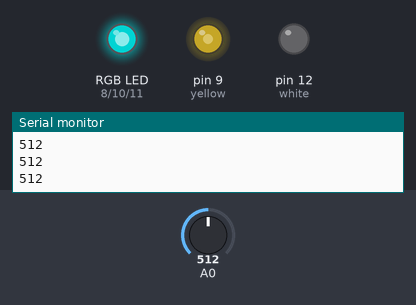
Bench run of a sketch on a simulated Arduino Uno, built with avr-gcc and run on an emulated ATmega328P. Shown: an RGB LED mixed from three pins (HIGH = lit), output pins drawn as LEDs (lit = HIGH), the last lines printed to the serial monitor. Inputs (shaded band) come from the test bench; at power-on: A0 = 512. Dim RGB values are drawn brighter than linear.

Above: at 1.2 s.
1.3 s: A0 set to 716
At 1.9 s:
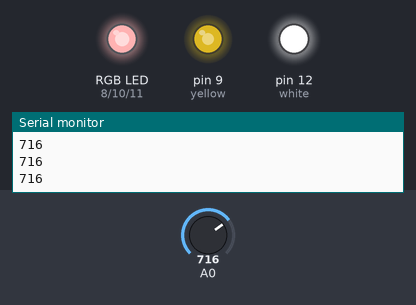
2.8 s: A0 set to 900
At 3.2 s:
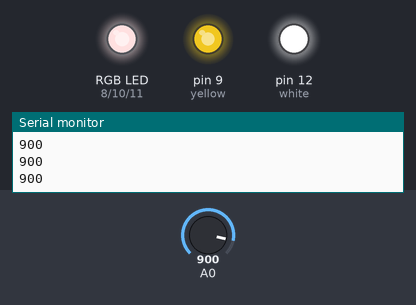
4.3 s: A0 set to 122
At 5.5 s:
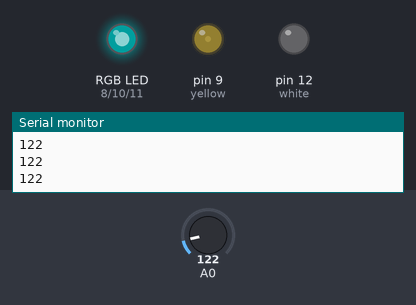
5.8 s: A0 set to 0
At 6.6 s:
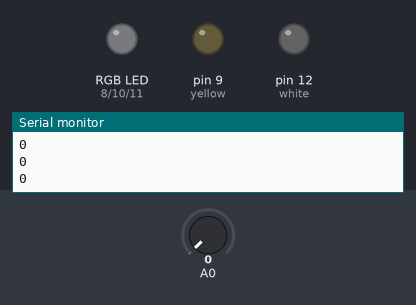
7.3 s: A0 set to 511
At 7.7 s:
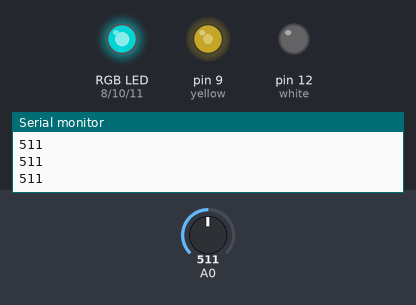
Timing chart, 0 to 9.8 s (numbered marks = the images above; inputs shaded):
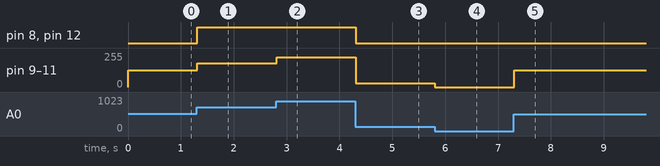

The sketch:

ldr-glow-LED.ino
```cpp
int red = 8;
int yellow = 9;
int green = 10;
int blue = 11;
int white = 12;

int arr[5] = {red, yellow, green, blue, white};

void setup() {
	pinMode(red, OUTPUT);
	pinMode(yellow, OUTPUT);
	pinMode(blue, OUTPUT);
	pinMode(green, OUTPUT);
	pinMode(white, OUTPUT);

  Serial.begin(9600);
}

void loop() {
  // put your main code here, to run repeatedly:
  int sensorValue = analogRead(A0);
  Serial.println(sensorValue);
  delay(1);

  // map to another range
  int x = map(sensorValue, 0,1023,0,255);

  for (int i = 0; i < 6; i++) {
    analogWrite(arr[i], x);
  }
}
```

Measured:
- after the input at 1.3 s, pin 8 (red), pin 12 (white): LOW → HIGH at once; pin 9 (yellow), pin 10 (green), pin 11 (blue): 127/255 → 178/255 at once
- after the input at 2.8 s, pin 9 (yellow), pin 10 (green), pin 11 (blue): 178/255 → 224/255 at once
- after the input at 4.3 s, pin 8 (red), pin 12 (white): HIGH → LOW at once; pin 9 (yellow), pin 10 (green), pin 11 (blue): 224/255 → 30/255 at once
- after the input at 5.8 s, pin 9 (yellow), pin 10 (green), pin 11 (blue): 30/255 → 0/255 at once
- after the input at 7.3 s, pin 9 (yellow), pin 10 (green), pin 11 (blue): 0/255 → 127/255 at once
